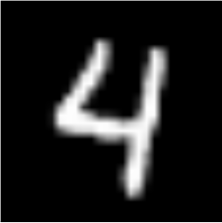
#> input picture my_notes/02/31909713-d9046856-b7ef-11e7-98fe-8a1e133c0010.png, 222 x 223 px
$ python hoge.py
#> lines starting #> are read from the running program, lines starting #| are printed output that depends on the picture
import numpy as np
import matplotlib.pyplot as plt
from scipy import linalg
from PIL import Image

img = Image.open('./31909713-d9046856-b7ef-11e7-98fe-8a1e133c0010.png').convert('L').resize((100,100))
X = np.asarray(img)
print(X)
#> (printed output is left out)
print(X.shape)
#| (100, 100)
U, Sigma, VT = linalg.svd(X, full_matrices=True)
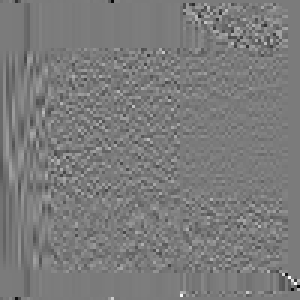
#> U: shape (100, 100) float32 (shown 3 times larger); min -0.843, max 0.893, mean -0.00245; drawn with min black and max white
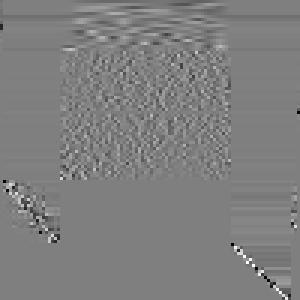
#> VT: shape (100, 100) float32 (shown 3 times larger); min -0.97, max 0.966, mean -0.0015; drawn with min black and max white
#> Sigma = 100 values, max 5767.1 at index 0, min 0.000256 at index 61, mean 173.2

print(f'X:{X.shape}, U:{U.shape}, Σ:{Sigma.shape}, V^T:{VT.shape}')
#| X:(100, 100), U:(100, 100), Σ:(100,), V^T:(100, 100)

total = np.zeros((100, 100))

for rank in [1, 2, 3, 4, 5]:
    # rank番目までの要素を抽出
    U_i = U[:, :rank]
    Sigma_i = np.matrix(linalg.diagsvd(Sigma[:rank], rank, rank))
    VT_i = VT[:rank, :]

    # rank番目の特異値以外をすべて０にして、rank番目の要素のみ残す
    if rank > 1:
        for ri in range(rank - 1):
            Sigma_i[ri, ri] = 0

    # 画像を復元
    temp_image = np.asarray(U_i * Sigma_i * VT_i)
    Image.fromarray(np.uint8(temp_image))

    # rank番目の要素のみを足す
    total += temp_image

    # rank番目までの要素で復元した画像と、行列Vのrank列目の値のプロットを比較してみる
    plt.figure(figsize=(5, 5))
    plt.suptitle(f"$u_{rank}$")
    plt.subplot(211)
    plt.imshow(temp_image, cmap="gray")
    plt.subplot(212)
    plt.plot(VT[0])
    plt.savefig(f'rank_{rank}.jpg')
#> this loop made 5 passes
#> pass 1, `temp_image = np.asarray(U_i * Sigma_i * VT_i)`:
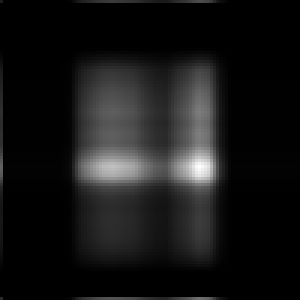
#> temp_image: shape (100, 100) float32 (shown 3 times larger); min 0.0135, max 333.7, mean 29.7; drawn with min black and max white
#> pass 1, `plt.savefig(f'rank_{rank}.jpg')`:
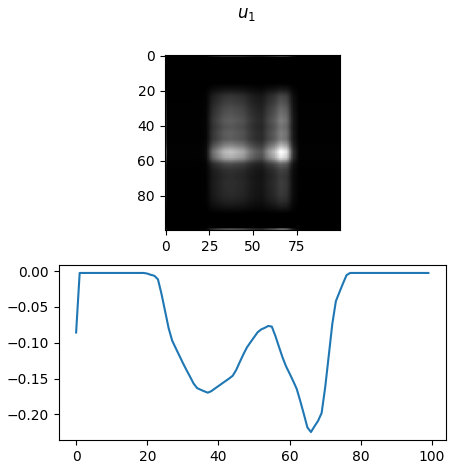
#> figure drawn by matplotlib, 2 panels; panel 2: curve peaks at x = 1, y = -0.00267
#> after the loop:
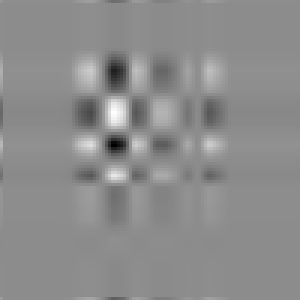
#> temp_image: shape (100, 100) float32 (shown 3 times larger); min -97.8, max 79.72, mean 0.2; drawn with min black and max white
#> after the loop:
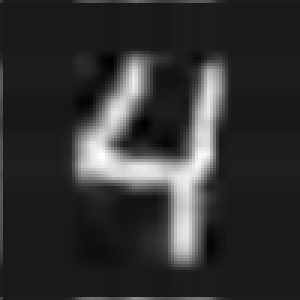
#> total: shape (100, 100) float64 (shown 3 times larger); min -32.04, max 283.9, mean 29.4; drawn with min black and max white
#> figure, not shown here; panel 2: curve peaks at x = 1, y = -0.00267
#> figure, not shown here; panel 2: curve peaks at x = 1, y = -0.00267
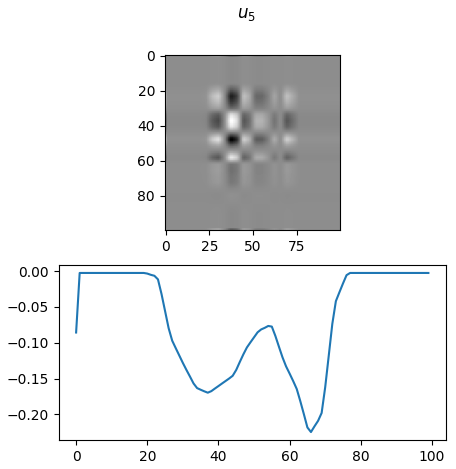
#> figure drawn by matplotlib, 2 panels; panel 2: curve peaks at x = 1, y = -0.00267
